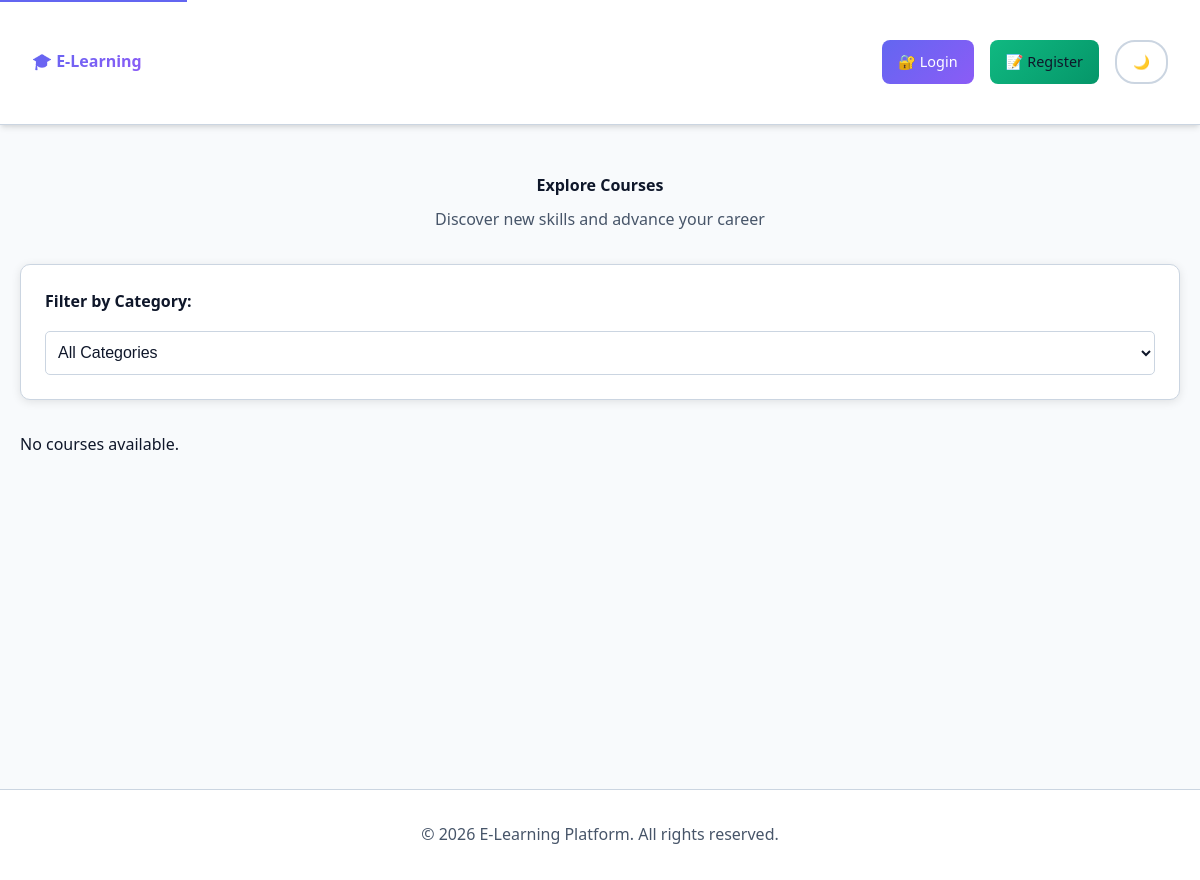
Before: /courses/ with the older database file.
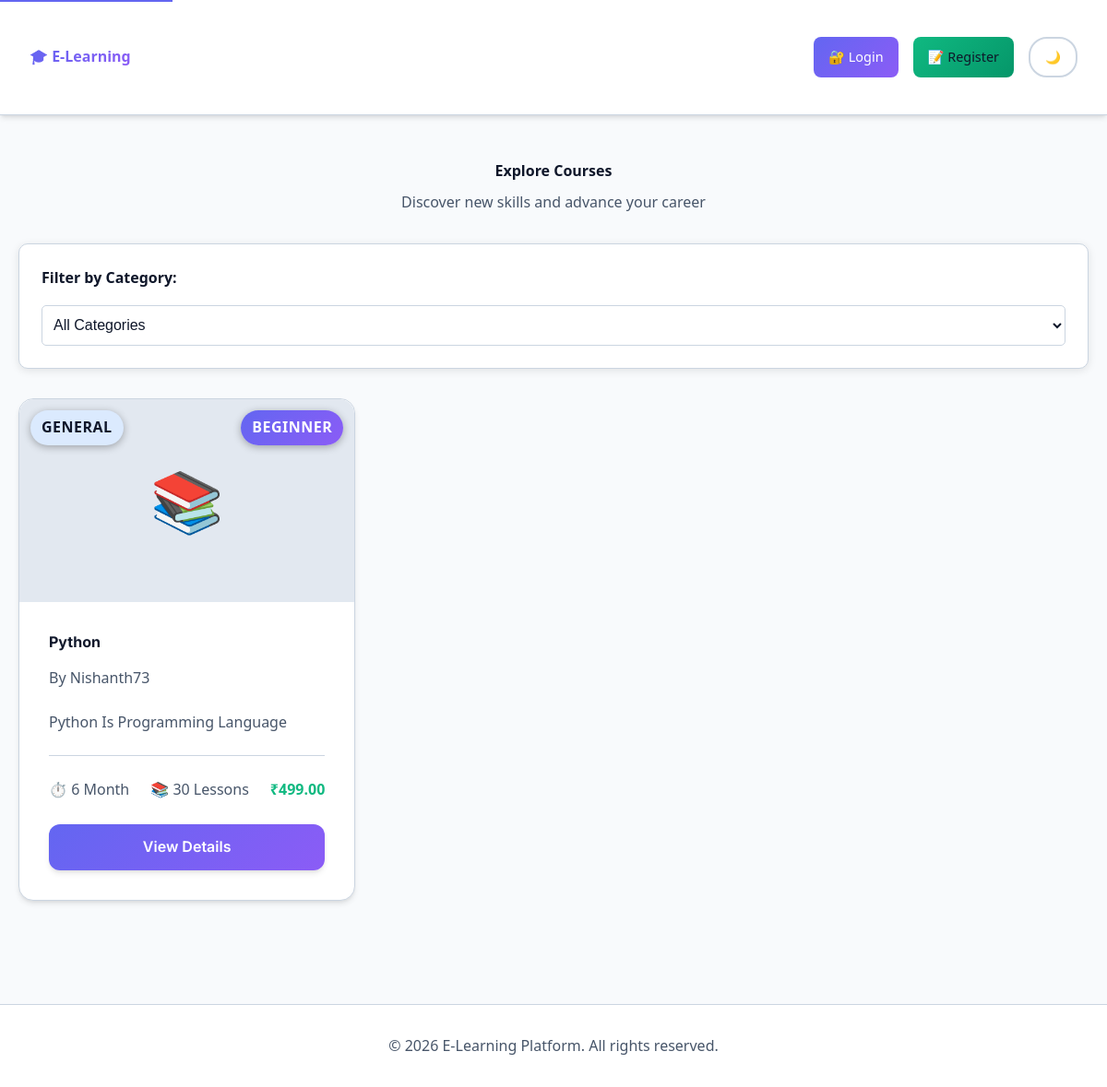
After: the same page with the newer database file.
### learnapp/models.py (models this page shows, shortened)
class Course(models.Model):
    LEVEL_CHOICES = (
        ('beginner', 'Beginner'),
        ('intermediate', 'Intermediate'),
        ('advanced', 'Advanced'),
    )
    title = models.CharField(max_length=200)
    description = models.TextField()
    category = models.ForeignKey(Category, on_delete=models.SET_NULL, null=True, blank=True)
    instructor = models.ForeignKey(User, on_delete=models.CASCADE, related_name='courses')
    thumbnail = models.ImageField(upload_to='course_thumbnails/', blank=True, null=True)
    price = models.DecimalField(max_digits=10, decimal_places=2, default=0.00)
    duration = models.CharField(max_length=100, help_text='e.g., "8 weeks" or "40 hours"', blank=True)
    level = models.CharField(max_length=20, choices=LEVEL_CHOICES, default='beginner')
    lessons_count = models.PositiveIntegerField(default=0, help_text='Number of lessons/lessons')
    learning_outcomes = models.TextField(blank=True, help_text='What students will learn (one per line)')
    requirements = models.TextField(blank=True, help_text='Prerequisites (one per line)')
    is_published = models.BooleanField(default=False)
    created_at = models.DateTimeField(auto_now_add=True)
    updated_at = models.DateTimeField(auto_now=True)

### secondapp/models.py (models this page shows, shortened)
class User(AbstractUser):
    USER_TYPE_CHOICES = (
        ('admin', 'Admin'),
        ('user', 'User'),
    )
    user_type = models.CharField(max_length=10, choices=USER_TYPE_CHOICES, default='user')
    phone_number = models.CharField(max_length=15, blank=False, null=False, unique=True)
    email_verified = models.BooleanField(default=False)
    phone_verified = models.BooleanField(default=False)
    profile_picture = models.ImageField(upload_to='profile_pics/', blank=True, null=True)
    date_of_birth = models.DateField(blank=True, null=True)
    ambition = models.TextField(blank=True, help_text='User\'s career goals or ambitions')
    hobbies = models.TextField(blank=True, help_text='User\'s hobbies (comma-separated)')
    failed_login_attempts = models.PositiveIntegerField(default=0)
    account_locked = models.BooleanField(default=False)
    locked_until = models.DateTimeField(blank=True, null=True)

### learnapp/views.py (the view)
# urls.py: path('', views.course_list, name='course_list'),
def course_list(request):
    courses = Course.objects.filter(is_published=True)
    categories = Category.objects.all()
    category_filter = request.GET.get('category')
    if category_filter:
        courses = courses.filter(category_id=category_filter)
    paginator = Paginator(courses, 9)
    page_number = request.GET.get('page')
    page_obj = paginator.get_page(page_number)
    return render(request, 'course_list.html', {
        'page_obj': page_obj,
        'categories': categories,
        'selected_category': category_filter
    })

### templates/course_list.html (shortened to what this page needs)
{% extends 'base.html' %}
{% block content %}
<div class="course-list-page">
    <div class="container">
        <div class="page-header">
            <h1>Explore Courses</h1>
            <p>Discover new skills and advance your career</p>
        </div>
        <div class="filters">
            <div class="filter-group">
                <label for="category-filter">Filter by Category:</label>
                <select id="category-filter" onchange="filterCourses()" aria-label="Filter courses by category">
                    <option value="">All Categories</option>
                </select>
            </div>
        </div>
        <div class="course-grid">
            {% for course in page_obj %}
                <article class="course-card">
                    <div class="course-thumbnail-container">
                        {% if course.thumbnail %}
                            <img src="{{ course.thumbnail.url }}" alt="{{ course.title }}" class="course-thumbnail" loading="lazy">
                        {% else %}
                            <div class="course-thumbnail placeholder">📚</div>
                        {% endif %}
                        <span class="course-category-badge">{{ course.category.name|default:"General" }}</span>
                        <span class="course-level-badge">{{ course.get_level_display }}</span>
                    </div>
                    <div class="course-info">
                        <h3>{{ course.title }}</h3>
                        <p class="instructor">By {{ course.instructor.username }}</p>
                        <p>{{ course.description }}</p>
                        <div class="course-footer">
                            <span class="duration">⏱️ {{ course.duration|default:"N/A" }}</span>
                            <span class="lessons">📚 {{ course.lessons_count|default:"N/A" }} Lessons</span>
                            <span class="price">₹{{ course.price }}</span>
                        </div>
                        <div class="course-actions">
                            <a href="{% url 'course_detail' course.id %}" class="btn btn-primary btn-full">View Details</a>
                        </div>
                    </div>
                </article>
            {% empty %}
                <div class="empty-state">
                    <p>No courses available.</p>
                </div>
            {% endfor %}
        </div>
    </div>
</div>
{% endblock %}

### templates/base.html (shortened to what this page needs)
{% load static %}
<!DOCTYPE html>
<html lang="en" data-theme="light">
<head>
    <link rel="stylesheet" href="{% static 'css/optimized.css' %}?v=2">
    <link rel="stylesheet" href="{% static 'css/style.css' %}?v=2">
</head>
<body data-message-type="{{ request.session.message_type|default:'' }}" data-message="{{ request.session.message|default:'' }}">
<header class="header" role="banner">
    <div class="container">
        <div class="logo">
            <a href="{% url 'index' %}" class="logo-link" aria-label="E-Learning Platform Home">🎓 E-Learning</a>
        </div>
        <nav role="navigation" aria-label="Main navigation">
            <ul class="nav-menu">
                {% if user.is_authenticated %}
                    <li><a href="{% url 'index' %}" class="nav-btn btn-primary" aria-label="Go to Home">🏠 Home</a></li>
                    <li><a href="{% url 'course_list' %}" class="nav-btn btn-primary" aria-label="Browse Courses">📚 Courses</a></li>
                    <li><a href="{% url 'dashboard' %}" class="nav-btn btn-primary" aria-label="Go to Dashboard">📊 Dashboard</a></li>
                    <li><a href="{% url 'profile' %}" class="nav-btn btn-secondary" aria-label="View Profile">👤 Profile</a></li>
                    <li><button onclick="toggleDarkMode()" class="nav-btn btn-secondary" aria-label="Toggle dark mode">🌙</button></li>
                    <li><a href="{% url 'logout' %}" onclick="return confirmLogout(event)" class="nav-btn btn-danger" aria-label="Logout">🚪 Logout</a></li>
                {% else %}
                    <li><a href="{% url 'login' %}" class="nav-btn btn-primary" aria-label="Login to your account">🔐 Login</a></li>
                    <li><a href="{% url 'register' %}" class="nav-btn btn-success" aria-label="Create a new account">📝 Register</a></li>
                    <li><button onclick="toggleDarkMode()" class="nav-btn btn-secondary" aria-label="Toggle dark mode">🌙</button></li>
                {% endif %}
            </ul>
        </nav>
    </div>
</header>
<main id="main-content" role="main">
    {% block content %}{% endblock %}
</main>
<footer role="contentinfo">
    <div class="container">
        <p>© 2026 E-Learning Platform. All rights reserved.</p>
    </div>
</footer>
</body>
</html>

### templates/course_list.html (style rules this page uses)
.course-thumbnail-container { position: relative; height: 220px; overflow: hidden; border-radius: var(--radius-lg) var(--radius-lg) 0 0; }
.course-thumbnail { width: 100%; height: 100%; object-fit: cover; }
.course-thumbnail.placeholder { width: 100%; height: 100%; display: flex; align-items: center; justify-content: center; background: var(--bg-secondary); font-size: 4rem; }
.course-category-badge { position: absolute; top: 12px; left: 12px; z-index: 10; padding: 6px 12px; border-radius: 20px; background: var(--info-bg); color: var(--info-text); font-size: var(--text-xs); font-weight: 600; text-transform: uppercase; letter-spacing: 0.5px; box-shadow: 0 2px 8px rgba(0, 0, 0, 0.3); }
.course-level-badge { position: absolute; top: 12px; right: 12px; z-index: 10; padding: 6px 12px; border-radius: 20px; background: var(--gradient-primary); color: var(--text-inverse); font-size: var(--text-xs); font-weight: 600; text-transform: uppercase; letter-spacing: 0.5px; box-shadow: 0 2px 8px rgba(0, 0, 0, 0.3); }
.course-card { display: flex; flex-direction: column; background: var(--bg-card); border-radius: var(--radius-lg); border: 1px solid var(--border-color); overflow: hidden; transition: all var(--transition-normal); height: 100%; }
.course-info { padding: var(--spacing-lg); display: flex; flex-direction: column; flex: 1; }
.course-info h3 { margin: 0 0 var(--spacing-sm); font-size: var(--text-lg); color: var(--text-primary); line-height: 1.4; }
.course-info .instructor { margin: 0 0 var(--spacing-md); font-size: var(--text-sm); color: var(--text-secondary); }
.course-info p { margin: 0 0 var(--spacing-md); font-size: var(--text-sm); color: var(--text-secondary); line-height: 1.5; display: -webkit-box; -webkit-line-clamp: 2; -webkit-box-orient: vertical; overflow: hidden; }
.course-footer { display: flex; justify-content: space-between; align-items: center; margin: auto 0 0; padding-top: var(--spacing-md); border-top: 1px solid var(--border-color); }
.course-footer .duration, .course-footer .lessons { font-size: var(--text-sm); color: var(--text-secondary); }
.course-footer .price { font-size: var(--text-xl); font-weight: 700; color: var(--success-color); }
.course-actions { margin-top: var(--spacing-md); }
.course-grid { display: grid; grid-template-columns: repeat(auto-fill, minmax(300px, 1fr)); gap: var(--spacing-lg); }

Changed rows visible on the page:
added Course: category.name "GENERAL", level "BEGINNER", title "Python", instructor.username "Nishanth73", description "Python Is Programming Language", duration "6 Month", lessons_count "30", price "499.00"
Other visible differences:
text no longer shown: "No courses available."
